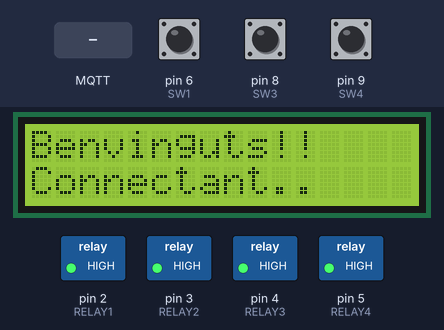
Bench run of a sketch on a simulated Arduino Uno, built with avr-gcc and run on an emulated ATmega328P. Shown: 16×2 character LCD, switched loads named in the sketch (green lamp = pin HIGH). Inputs (shaded band) come from the test bench; at power-on: pin 8 (SW3) HIGH, pin 9 (SW4) HIGH, pin 6 (SW1) HIGH. WiFi joins after 1.5 s; servers stay silent unless stated; no MQTT or app messages arrive unless stated.

Above: at 0.5 s.
At 5.4 s:
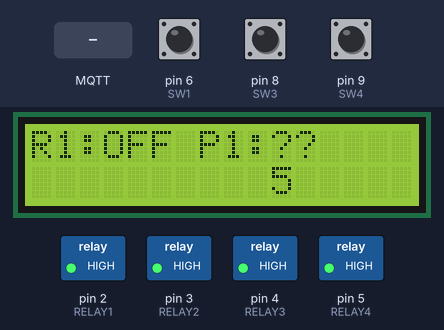
5.5 s: pin 8 (SW3) pulled LOW for 0.3 s
At 5.73 s:
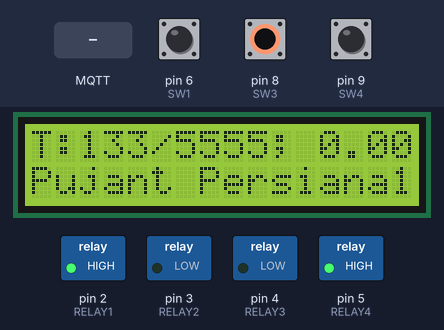
7.4 s: MQTT message "true" arrives on the first subscribed topic
10.4 s: pin 9 (SW4) pulled LOW for 3.2 s
At 12.7 s:
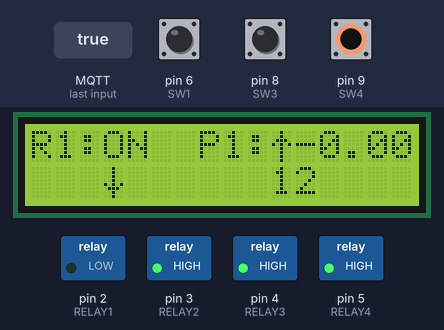
15.1 s: pin 8 (SW3) pulled LOW for 1 s
At 15.32 s:
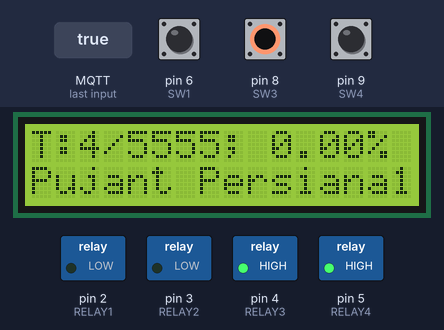
17.6 s: MQTT message "true" arrives on the second subscribed topic
20.6 s: pin 6 (SW1) pulled LOW for 1 s
At 23.0 s:
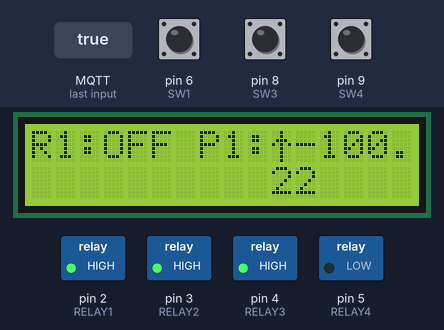
Timing chart, 0 to 24.5 s (numbered marks = the images above; inputs shaded):
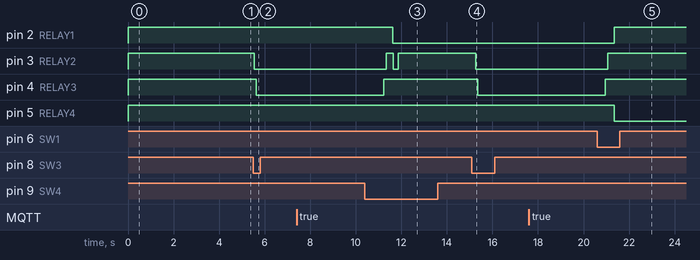

Measured:
- after the input at 5.5 s, pin 3 (RELAY2): HIGH → LOW at once; pin 4 (RELAY3): HIGH → LOW after 0.14 s; the display: first changes at once (image 2 shows a later state)
- after the input at 10.4 s, the display: first differs from a run without the input after 1.3 s (image 3 shows a later state)
- after the input at 15.1 s, pin 3 (RELAY2): HIGH → LOW after 0.16 s; pin 4 (RELAY3): HIGH → LOW after 0.26 s; the display: changes after 0.16 s (image 4)
- after the input at 20.6 s, pin 2 (RELAY1): LOW → HIGH after 0.74 s; the display: first differs from a run without the input after 0.75 s (image 5 shows a later state)
- what the display in image 0 shows lasts 1.5 s, from 0.4 s to 1.9 s
- what the display in image 3 shows lasts 1.0 s, from 12.2 s to 13.2 s

The sketch:

persianes.ino
```cpp
//#include <LiquidCrystal.h>
#include <SPI.h>
#include <Ethernet.h>
#include <Wire.h>
#include <LiquidCrystal_I2C.h>
#include <PubSubClient.h> //https://pubsubclient.knolleary.net/
//#include <dht.h>

LiquidCrystal_I2C lcd(0x27, 2, 1, 0, 4, 5, 6, 7, 3, POSITIVE);
//LiquidCrystal lcd(5, 6, 7, 8, 9, 10);

//!!!!MOLT IMPORTANT: En activar una persiana, primer activar el Rele SENTIT i 200-300ms després Rele ACTIVAR!!!

//PLACA Reles1
#define RELAY1  2 //Test: Llum
#define RELAY2  3 //Test: Persiana1 Sentit
#define RELAY3  4 //Test: Persiana1 Activar
#define RELAY4  5 //Test: NC
#define RELAY5  6
#define RELAY6  7
#define RELAY7  8
#define RELAY8  9

//PLACA Reles2
#define RELAY9  2
#define RELAY10  3
#define RELAY11  4
#define RELAY12  5
#define RELAY13  6
#define RELAY14  7
#define RELAY15  8
#define RELAY16  9

#define SW1  6
#define SW2  7
#define SW3  8
#define SW4  9
#define SW5  NULL
#define SW6  NULL
#define SW7  NULL
#define SW8  NULL
#define SW9  NULL
#define SW10  NULL
#define SW11  NULL
#define SW12  NULL

//#define sensorLlum 1
//#define sensorTemp 11

#define TEMPSPUJARPERSIANA1 5555
#define TEMPSPUJARPERSIANA2 5555
#define TEMPSPUJARPERSIANA3 5555
#define TEMPSPUJARPERSIANA4 5555
#define TEMPSPUJARPERSIANA5 20000

#define TEMPSBAIXARPERSIANA1 5555
#define TEMPSBAIXARPERSIANA2 5555
#define TEMPSBAIXARPERSIANA3 5555
#define TEMPSBAIXARPERSIANA4 5555
#define TEMPSBAIXARPERSIANA5 20000


//Estat del rele1
bool rele1;
bool rele2;

//#define DHTTYPE DHT11
//dht DHT;


//XARXA I MQTT

// Adreca MAC
byte mac[] = { 0xDE, 0xAD, 0xBE, 0xEF, 0xFE, 0xED };
// IP del servidor
IPAddress mqtt_server(192, 168, 1, 9);

EthernetClient ethClient;
PubSubClient mqttClient(ethClient);

String pubString; // Cadena que s'utiltizara per publicar a MQTT (i convertir a char).
char pubStringChar[5];

void callback(char* topic, byte* payload, unsigned int length) {
  char message_buff[100];
  int i = 0;
  //Serial.println("Message arrived:  topic: " + String(topic));
  //Serial.println("Length: " + String(length,DEC));

  // create character buffer with ending null terminator (string)
  for (i = 0; i < length; i++) {
    message_buff[i] = payload[i];
  }
  message_buff[i] = '\0';
  String msgString = String(message_buff);

if (strcmp(topic,"romani/test/rele1")==0) {  // Si TOPIC es el del RELE1
  if (msgString.equals("true")) {
     rele1 = true;
  } else if (msgString.equals("false")) {
     rele1 = false;
  }
}

if (strcmp(topic,"romani/test/rele2")==0) {  // Si TOPIC es el del RELE2
  if (msgString.equals("true")) {
     rele2 = true;
  } else if (msgString.equals("false")) {
     rele2 = false;
  }
}


  ///Serial.println("Payload: " + msgString);
}

// FI XARXA I MQTT


// DEFINICIO CARACTERS ESPECIALS LCD
byte fletxaAmunt[8] = {
  0b00100,
  0b00100,
  0b01110,
  0b10101,
  0b00100,
  0b00100,
  0b00100,
  0b00100
};

byte fletxaAvall[8] = {
  0b00100,
  0b00100,
  0b00100,
  0b00100,
  0b10101,
  0b01110,
  0b00100,
  0b00100
};
// FI DEFINICIO CARACTERS ESPECIALS


long previousMillis = 0;

// S'enten percentPersiana 100% DALT de tot i 0% BAIX de tot
float percentPersiana1 = 0;
float percentPersiana2 = 0;
float percentPersiana3 = 0;
float percentPersiana4 = 0;
float percentPersiana5 = 0;

void iniciDisplay() {
  lcd.clear();
  lcd.setCursor(0, 0);
  lcd.print("R1:");
  lcd.setCursor(7, 0);
  lcd.write("P1:??");

  if (digitalRead(RELAY1) == HIGH)
  {
    lcd.setCursor(3, 0);
    lcd.print("OFF");
  }
  else
  {
    lcd.setCursor(3, 0);
    lcd.print("ON ");
  }
}

void baixarpersiana1() {
  lcd.setCursor(0, 1);
  lcd.print("Baixant Persiana1");
  digitalWrite(RELAY2, LOW);
  delay(100);
  digitalWrite(RELAY3, HIGH);
  delay(6000);
  //TORNA PER DEFECTE
  digitalWrite(RELAY3, HIGH);
  delay(100);
  digitalWrite(RELAY2, HIGH);
  iniciDisplay();
}

void baixarpersianatotal1() {
  unsigned long currentMillis = millis();
  if (percentPersiana1 != 0)
  {
    previousMillis = currentMillis;
    lcd.clear();
    //while (currentMillis - previousMillis < TEMPSPUJARPERSIANA1)
    while (percentPersiana1 > 0)
    {
      currentMillis = millis();
      percentPersiana1 = ((currentMillis - previousMillis) * 100) / TEMPSBAIXARPERSIANA1;
      lcd.setCursor(0, 1);
      lcd.print("Baixant Persiana1");
      lcd.setCursor(0, 0);
      lcd.print("T:");
      lcd.print(currentMillis - previousMillis);
      lcd.print("/");
      lcd.print(TEMPSPUJARPERSIANA1);
      lcd.print("; ");
      lcd.print(percentPersiana1);
      lcd.print("%");
      digitalWrite(RELAY2, LOW);
      delay(100);
      digitalWrite(RELAY3, HIGH);
      // Si es prem altre cop boto de pujar mentre s'esta pujant: surt del loop i atura
      // Pero nomes a partir de 750ms
      if ((digitalRead(SW4) == LOW) && (currentMillis - previousMillis > 750))
      {
        break;
      }
    }

    // Para motor
    digitalWrite(RELAY3, HIGH);
    delay(100);
    digitalWrite(RELAY2, HIGH);
    iniciDisplay();
    lcd.setCursor(3, 1);
    lcd.write((uint8_t)2);
    lcd.setCursor(10, 0);
    lcd.write((uint8_t)1);
    lcd.print("-");
    lcd.print(percentPersiana1);
    lcd.print("%");
    pubString = String(percentPersiana1); // Convertir enter a cadena..
    pubString.toCharArray(pubStringChar, pubString.length()+1); // I despres a char...
    mqttClient.publish("romani/test/persiana1", pubStringChar, false); // per ser publicat correctament a MQTT
  }
}

float calcularTempsvsPercent(float percent, int tempstotal){
  return ((tempstotal * percent) / 100);
}

void pujarpersianatotal1(int persiana) {
  unsigned long currentMillis = millis();
  float tempsInicial;
  float percentPersiana;
/*
  switch (persiana):
    case 1:
        tempsPujarPersiana = TEMPSPUJARPERSIANA1;
        percentPersiana = percentPersiana1
        releSentit = RELAY1;
        releActivar = RELAY2;
        switch = SW3;
        break;
*/
  if (percentPersiana1 != 100)
  {
    previousMillis = currentMillis;
    lcd.clear();
    //while (currentMillis - previousMillis < TEMPSPUJARPERSIANA1)
    //while (percentPersiana1 < 100)
    tempsInicial = calcularTempsvsPercent(percentPersiana1 , TEMPSPUJARPERSIANA1);
    while (tempsInicial < TEMPSPUJARPERSIANA1)
    {
      currentMillis = millis();
      tempsInicial = currentMillis - previousMillis;
      //percentPersiana1 = ((currentMillis - previousMillis) * 100) / TEMPSPUJARPERSIANA1;
      lcd.setCursor(0, 1);
      lcd.print("Pujant Persiana1");
      lcd.setCursor(0, 0);
      lcd.print("T:");
      lcd.print(currentMillis - previousMillis);
      lcd.print("/");
      lcd.print(TEMPSPUJARPERSIANA1);
      lcd.print("; ");
      lcd.print(percentPersiana1);
      lcd.print("%");
      digitalWrite(RELAY2, LOW);
      delay(100);
      digitalWrite(RELAY3, LOW);
      // Si es prem altre cop boto de pujar mentre s'esta pujant: surt del loop i atura
      if ((digitalRead(SW3) == LOW) && (currentMillis - previousMillis > 750))
      {
        break;
      }
    }

    // Para motor
    digitalWrite(RELAY3, HIGH);
    delay(100);
    digitalWrite(RELAY2, HIGH);
    iniciDisplay();

    //Calcular Percentatge estat de la persiana
    percentPersiana1 = (tempsInicial * 100) / TEMPSPUJARPERSIANA1;

/*
  switch (persiana):
    case 1:
        percentPersiana1 = (tempsInicial * 100) / TEMPSPUJARPERSIANA1;
*/

    lcd.setCursor(10, 0);
    lcd.write((uint8_t)1);
    lcd.print("-");
    lcd.print(percentPersiana1);
    lcd.print("%");
    pubString = String(percentPersiana1); // Convertir enter a cadena..
    pubString.toCharArray(pubStringChar, pubString.length()+1); // I despres a char...
    mqttClient.publish("romani/test/persiana1", pubStringChar, false); // per ser publicat correctament a MQTT
  }
}

void pujarpersiana1() {
  lcd.setCursor(0, 1);
  lcd.print("Pujant Persiana1");
  digitalWrite(RELAY2, LOW);
  delay(150);
  digitalWrite(RELAY3, LOW);
  //iniciDisplay();
}


void setup()
{
  //Serial.begin(9600);
  pinMode(RELAY1, OUTPUT);
  pinMode(RELAY2, OUTPUT);
  pinMode(RELAY3, OUTPUT);
  pinMode(RELAY4, OUTPUT);
 // pinMode(RELAY5, OUTPUT);
 // pinMode(RELAY6, OUTPUT);
 // pinMode(RELAY7, OUTPUT);
 // pinMode(RELAY8, OUTPUT);
 // pinMode(RELAY9, OUTPUT);
 // pinMode(RELAY10, OUTPUT);
 // pinMode(RELAY11, OUTPUT);
 // pinMode(RELAY12, OUTPUT);
 // pinMode(RELAY13, OUTPUT);
 // pinMode(RELAY14, OUTPUT);
 // pinMode(RELAY15, OUTPUT);
 // pinMode(RELAY16, OUTPUT);

  pinMode(SW1, INPUT_PULLUP);
//  pinMode(SW2, INPUT_PULLUP);
  pinMode(SW3, INPUT_PULLUP);
  pinMode(SW4, INPUT_PULLUP);
//  pinMode(SW5, INPUT_PULLUP);
//  pinMode(SW6, INPUT_PULLUP);
//  pinMode(SW7, INPUT_PULLUP);
//  pinMode(SW8, INPUT_PULLUP);
//  pinMode(SW9, INPUT_PULLUP);
//  pinMode(SW10, INPUT_PULLUP);
//  pinMode(SW11, INPUT_PULLUP);
//  pinMode(SW12, INPUT_PULLUP);
 // pinMode(LED_BUILTIN, OUTPUT);

  //INICIALITZACIO SORTIDES per defecte
  digitalWrite(RELAY1, HIGH);
  digitalWrite(RELAY2, HIGH);
  digitalWrite(RELAY3, HIGH);
  digitalWrite(RELAY4, HIGH);
  //digitalWrite(RELAY5,HIGH);
  // digitalWrite(RELAY6,HIGH);
  //digitalWrite(RELAY7,HIGH);
  // digitalWrite(RELAY8,HIGH);
  //digitalWrite(RELAY9,HIGH);
  // digitalWrite(RELAY10,HIGH);
  //digitalWrite(RELAY11,HIGH);
  // digitalWrite(RELAY12,HIGH);
  //digitalWrite(RELAY13,HIGH);
  // digitalWrite(RELAY14,HIGH);
  //digitalWrite(RELAY15,HIGH);
  // digitalWrite(RELAY16,HIGH);

  //LCD SETUP
  lcd.begin(16, 2);
  lcd.backlight();

  lcd.print("Benvinguts!!");
  lcd.setCursor(0, 1);
  lcd.print("Connectant..");
  delay(333);

  //lcd.createChar(0, graus);
  lcd.createChar(1, fletxaAmunt);
  lcd.createChar(2, fletxaAvall);

  //MQTT I ETH INICIALITZACIO
  //Ethernet.begin(mac, ip);
  // setup ethernet communication using DHCP
  if (Ethernet.begin(mac) == 0) {
    lcd.setCursor(0, 1);
    lcd.print("Error IP");
    delay(1000);
  }
  lcd.setCursor(0, 1);
  lcd.print(Ethernet.localIP());
  delay(2200);
  mqttClient.setServer(mqtt_server, 1883);
  mqttClient.setCallback(callback);

  //Connexio MQTT
  if (mqttClient.connect("Arduino", "andreu", "penis")) {
    mqttClient.subscribe("romani/test/rele1");
    mqttClient.subscribe("romani/test/rele2");
  } else {
    // connection failed
    // mqttClient.state() will provide more information
    // on why it failed.
  }
  iniciDisplay();
}

//Variables DETECCIO EDGE
int SwitchState1;             // current state of the switch
int PreviousSwitchState1;     // previous state of the switch
int RelayState1;              // current state of relay pin
//

//Variables DETECCIO POLSACIONS
int current;         // Current state of the button
// (LOW is pressed b/c i'm using the pullup resistors)
long millis_held;    // How long the button was held (milliseconds)
long secs_held;      // How long the button was held (seconds)
long prev_secs_held; // How long the button was held in the previous check
byte previous = HIGH;
unsigned long firstTime; // how long since the button was first pressed
//

/*
//Parpadeig LED INTEGRAT
void ledblink(int times, int lengthms) {
  for (int x = 0; x < times; x++) {
    digitalWrite(LED_BUILTIN, HIGH);
    delay (lengthms);
    digitalWrite(LED_BUILTIN, LOW);
    delay(lengthms);
  }
}
*/


void loop()
{
  mqttClient.loop();

  /*
    // INICI DETECCIO POLSACIONS ----------------------------------------------------------------------------------------------
    current = digitalRead(SW3);

    // if the button state changes to pressed, remember the start time
    if (current == LOW && previous == HIGH && (millis() - firstTime) > 200) {
      firstTime = millis();
    }

    millis_held = (millis() - firstTime);
    secs_held = millis_held / 1000;

    // This if statement is a basic debouncing tool, the button must be pushed for at least
    // 100 milliseconds in a row for it to be considered as a push.
    if (millis_held > 50) {

      if (current == LOW && secs_held > prev_secs_held) {
        ledblink(1, 50); // Each second the button is held blink the indicator led
      }

      // check if the button was released since we last checked
      if (current == HIGH && previous == LOW) {
        // HERE YOU WOULD ADD VARIOUS ACTIONS AND TIMES FOR YOUR OWN CODE
        // ===============================================================================

        // Button pressed for less than 1 second
        if (secs_held <= 0) {
          //pujarpersiana1();
          lcd.setCursor(0, 0);
          lcd.print("Pulsacio curta!");
          delay(555);
        }

        if (secs_held >= 1 && secs_held < 2) {
          lcd.setCursor(0, 0);
          lcd.print("Pulsacio mitjana!");
          delay(122);
          pujarpersianatotal1();
        }

        if (secs_held >= 2) {
          lcd.setCursor(0, 0);
          lcd.print("Pulsacio llarga!");
          lcd.setCursor(0, 1);
          lcd.print(secs_held);
          lcd.setCursor(4, 1);
          lcd.print("segons...");
          delay(555);
        }
        // ===============================================================================
          iniciDisplay();
      }
    }
    previous = current;
    prev_secs_held = secs_held;

    // FI DETECCIO POLSACIONS  ----------------------------------------------------------------------------------------------

  */

  // Deteccio EDGE POLSADOR 1

  SwitchState1 = digitalRead(SW1);
  RelayState1 = digitalRead(RELAY1);

  if (SwitchState1 != PreviousSwitchState1) {
    // if the state has changed, check change direction
    if (SwitchState1 == LOW) {
      // if the current state is HIGH then the switch went from off to on
      // instigate a relay state change:
      if (RelayState1 == HIGH)
      {
        mqttClient.publish("romani/test/rele1", "true", true); //Eardino l darrer true és per retenir el missatge
        digitalWrite(RELAY1, LOW);
        lcd.setCursor(3, 0);
        lcd.print("ON ");
        rele1 = true;
      }
      else
      {
        mqttClient.publish("romani/test/rele1", "false", true); //El darrer true és per retenir el missatge
        digitalWrite(RELAY1, HIGH);
        lcd.setCursor(3, 0);
        lcd.print("OFF ");
        rele1 = false;
      }
    }
  }
  PreviousSwitchState1 = SwitchState1;

  if (rele1 == true)
  {
    digitalWrite(RELAY1, LOW);
    lcd.setCursor(3, 0);
    lcd.print("ON ");
  }
  if (rele1 == false)
  {
    digitalWrite(RELAY1, HIGH);
    lcd.setCursor(3, 0);
    lcd.print("OFF ");
  }


  if (rele2 == true)
  {
    digitalWrite(RELAY4, LOW);
  }
  if (rele2 == false)
  {
    digitalWrite(RELAY4, HIGH);
  }


// FI DETECCIO EDGE POLSADOR 1

  if (digitalRead(SW4) == LOW)
  {
    baixarpersianatotal1();
  }

  if (digitalRead(SW3) == LOW)
  {
    pujarpersianatotal1(1);
  }

  delay(50);

  lcd.setCursor(0, 1);
  //Temperatura
  // int chk = DHT.read11(sensorTemp);

  //lcd.print(DHT.humidity);
  //lcd.print("-");
  //lcd.print(DHT.temperature);
  lcd.setCursor(10, 1);
  lcd.print(millis() / 1000);
  delay(200);
}
```
